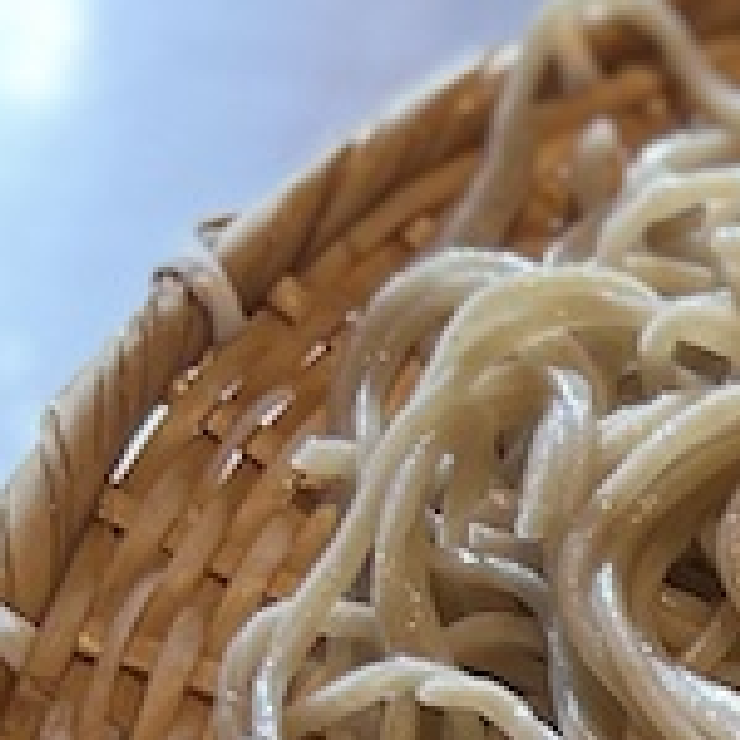

Here is the Python script that generated this plot:
from PIL import Image
# 画像をリサイズする関数 --- (*1)
def resize(img, size):
    # サイズを計算 --- (*2)
    sw, sh = img.size
    dw, dh = size
    scale_x = dw / sw
    scale_y = dh / sh
    print('size=', sw, sh, '=>', dw, dh, 'scale=', scale_x, scale_y)
    # 空の画像を生成 --- (*3)
    res_img = Image.new('RGB', size)
    # 全ての画素について繰り返し元画像をコピーする --- (*4)
    for dy in range(dh):
        for dx in range(dw):
            # 元画像の座標を得る --- (*5)
            sx, sy = int(dx / scale_x), int(dy / scale_y)
            r, g, b = img.getpixel((sx, sy))
            res_img.putpixel((dx, dy), (r, g, b))
    return res_img

if __name__ == '__main__':
    img = Image.open('soba.jpg') # 画像を読む --- (*6)
    img = img.convert('RGB') # RGBに変換
    x, y, w, h = 130, 50, 740, 740
    img = img.crop((x, y, x+150, y+150)) # 一部分を切り取る --- (*7)
    r_img = resize(img, (w, h)) # 拡大縮小処理
    r_img.save('image_resize.png') # 画像を保存

